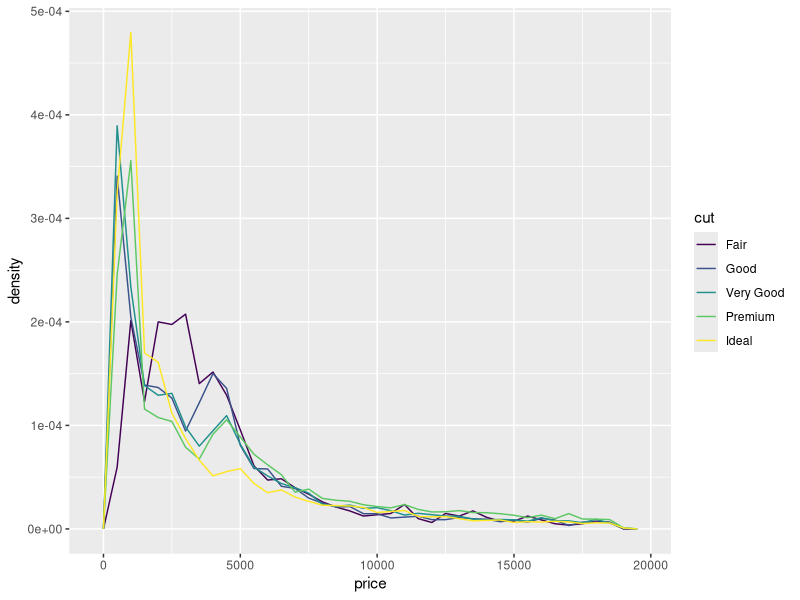
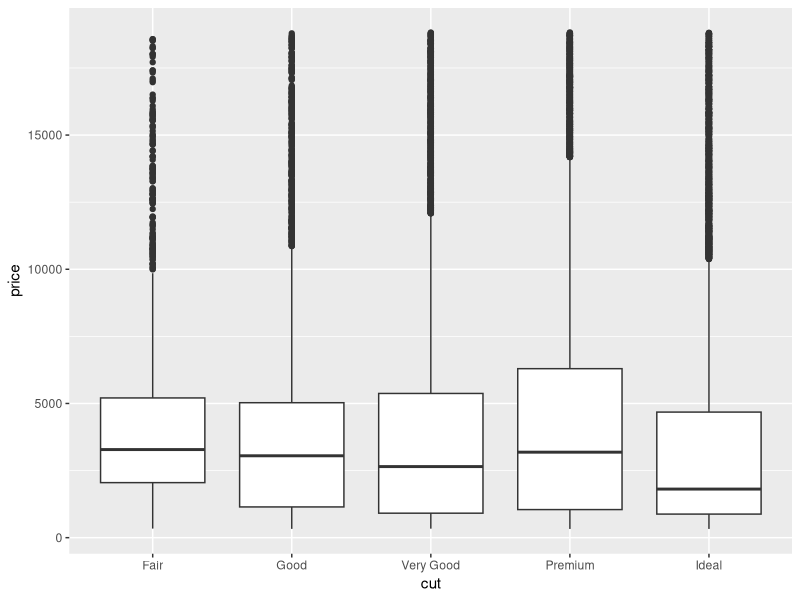
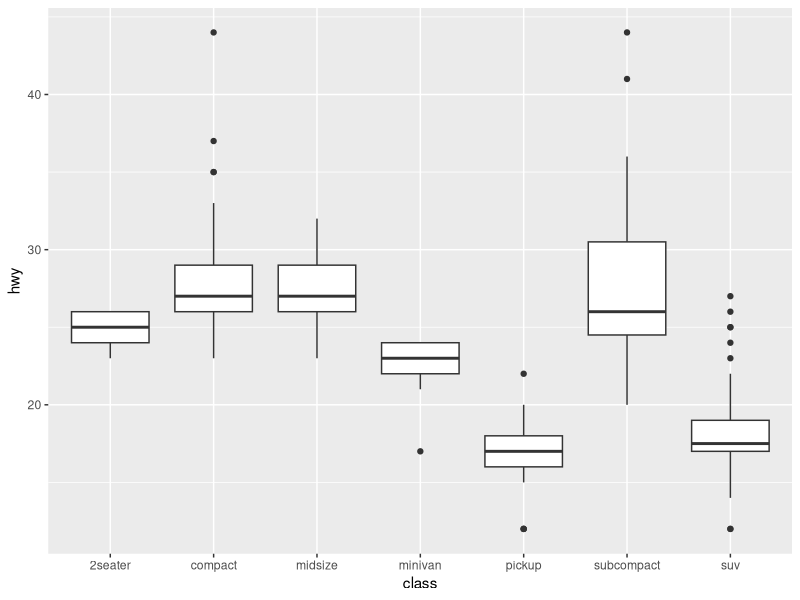
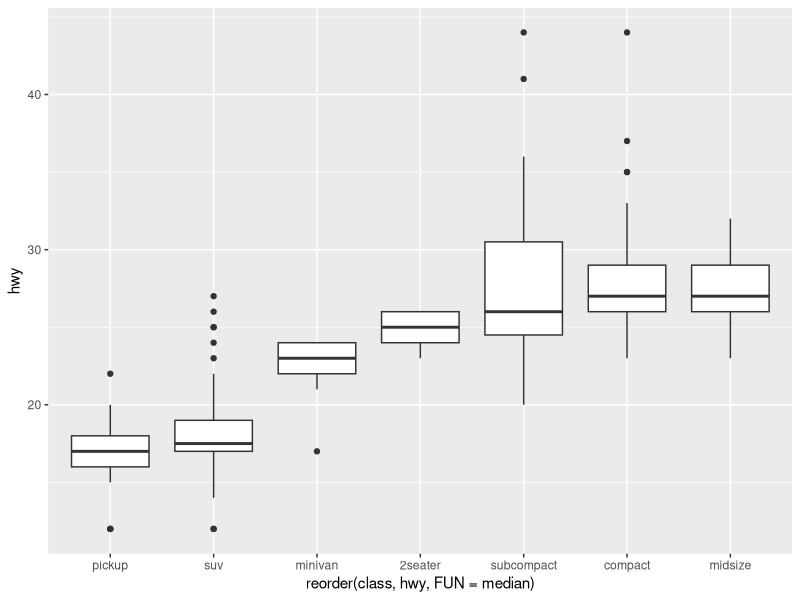
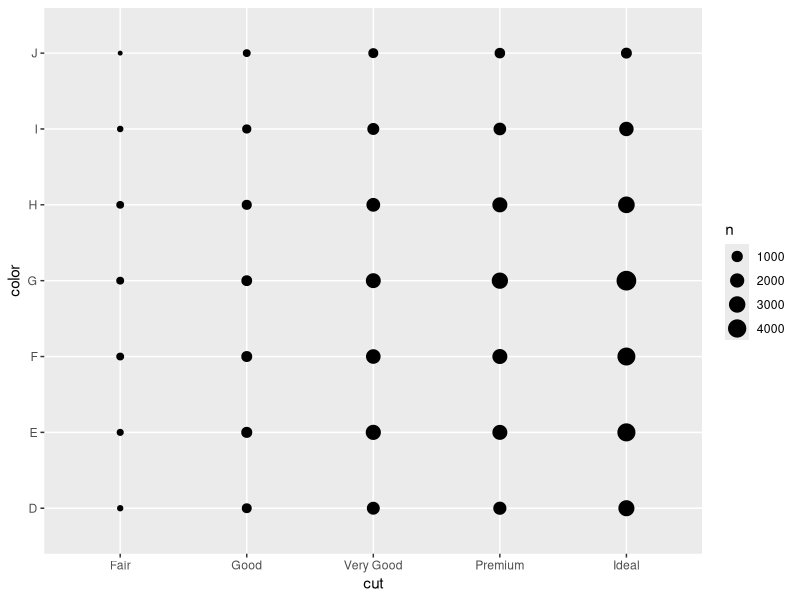
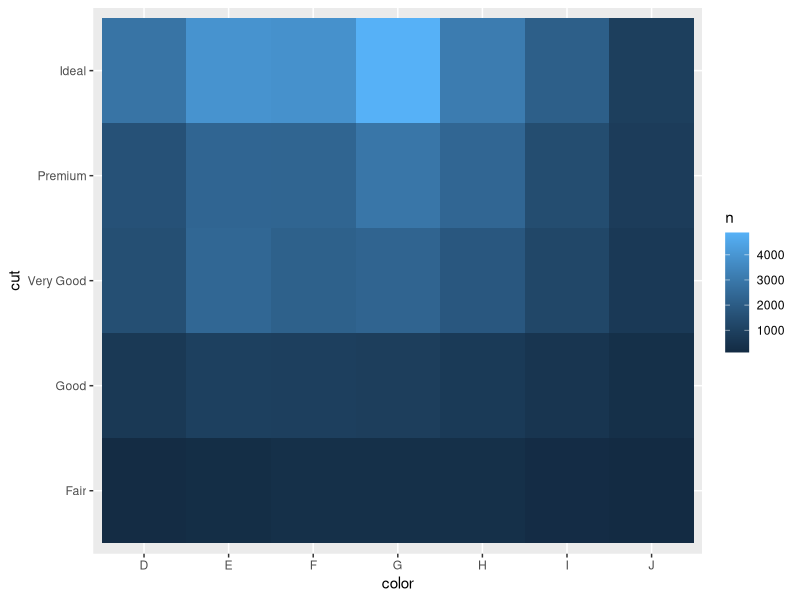
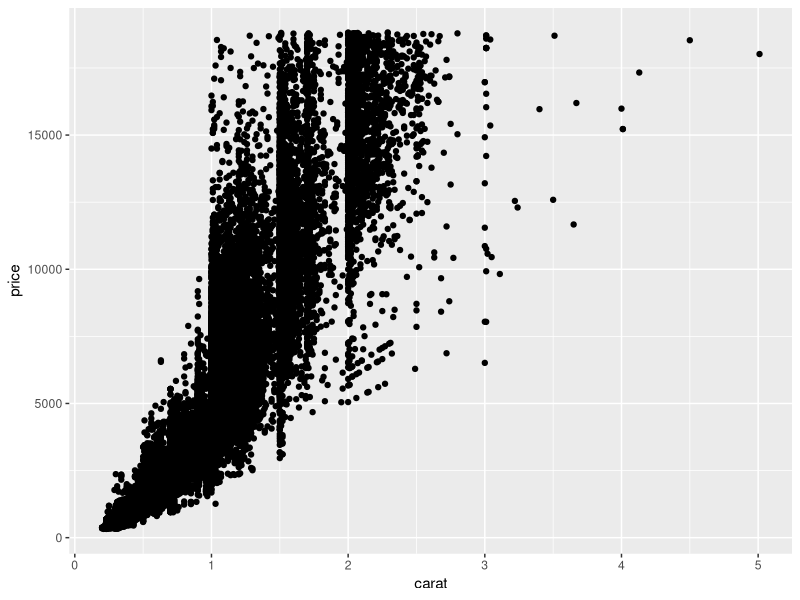
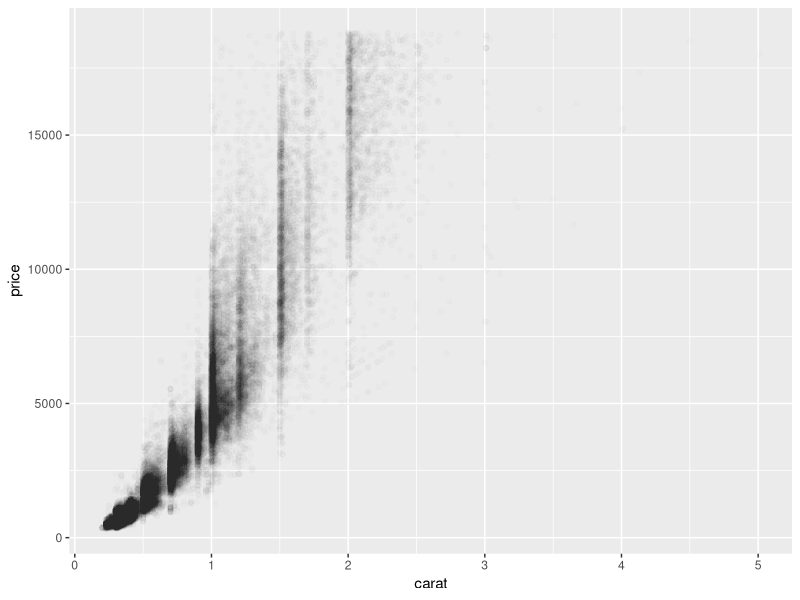

Source code (R) for these figures, in order: (Note: this script raises an error after producing the figures.)
##############################################################################
######   Exploratory Data Analysis Pt 2
######   This assignment uses code and questions from 
######   Chapter 7 of R for Data Science 
##############################################################################



## If variation describes the behavior within a variable, covariation 
## describes the behavior between variables. One useful way to spot
## covariation is to visualize the relationship between two variables.
## We will go over some techniques for visualizing covariation
## based on the types of variables that you have. 


##############################
## Categorical and Continuous
##############################

library(tidyverse)
data(diamonds)

## Let's look at the distribution of a continuous variable
## broken down by the values in a categorical variable. 

ggplot(data = diamonds, mapping = aes(x = price, y = ..density..)) + 
  geom_freqpoly(mapping = aes(color = cut), binwidth = 500)

## by choosing "density", we are not looking at the count of 
## observations of your variables, but rather the count
## standardized. This makes the values comparable when
## the number of observations for each possible value of your 
## variable varies widely.

## What's the relationship between quality and price
## based on this plot? 

## Let's also look at a boxplot:

ggplot(data = diamonds, mapping = aes(x = cut, y = price)) +
  geom_boxplot()

## This does a good job of ordering our categorical
## variable, but we can always do this with the 
## reorder() function. For example, load the mpg data 
## set. Then create a boxplot looking at the relationship 
## between class (categorical, x) and hwy (continuous, y)

data(mpg)

ggplot(data = mpg, mapping = aes(x = class, y = hwy)) +
  geom_boxplot()

## We can reorder the values of the categorical variable
## using the reorder() function to reorder based
## on the median of each value:
## x = reorder(class, hwy, FUN = median)
## Where the first value is the categorical variable,
## the second is the variable that we be used to reorder 
## your categorical variable, and the third is the method
## by which you want to order your variable.

ggplot(data = mpg, mapping = aes(x = reorder(class, hwy, FUN = median), y = hwy)) +
  geom_boxplot()


##############################
## Two Categorical Variables
##############################


## To visualize the covariation between categorical variables, 
## you’ll need to count the number of observations for each 
## combination. 

ggplot(data = diamonds) +
  geom_count(mapping = aes(x = cut, y = color))


##The size of each circle in the plot displays how 
## many observations occurred at each combination of values.
## Another approach is to compute the count with dplyr:


diamonds %>% 
  count(color, cut) %>%
  print(n=Inf)

## Then visualise with geom_tile() and the fill aesthetic:
## Heat map


diamonds %>% 
  count(color, cut) %>%  
  ggplot(mapping = aes(x = color, y = cut)) +
  geom_tile(mapping = aes(fill = n))



##############################
## Two Continuous Variables
##############################

## You already know the most common way to visualize the relationship
## between two continuous variables: create a scatter plot with 
## geom_point()

ggplot(data = diamonds) +
  geom_point(mapping = aes(x = carat, y = price))


## Keep in mind that scatter plots become less useful as the size of your 
## dataset grows, because points begin to overlap. 
## You can fix this problem using the alpha aesthetic to add transparency.

ggplot(data = diamonds) + 
  geom_point(mapping = aes(x = carat, y = price), alpha = 1 / 100)




##############################
## Practice
##############################


## Let's do some of this on our own!

data(airquality)

## Here's a tricky question! Recode the variable
## "Wind" so that values below 11 are coded as "not windy"
## and values 11 or above are coded as "windy".  
## Do this using pipes, mutate() and the ifelse() function that 
## we learned about last week. 


airquality <- airquality %>%
  mutate(Wind_dichot = ifelse(Wind>=11,"Windy","Not Windy"))

table(airquality$Wind_dichot,airquality$Wind)



## Now do something similar with the Temp variable.
## Code values above 85 as "hot" and values less than
## or equal to 85 as "not hot".




## Now visualize the relationship between Wind and 
## Solar.R


ggplot(data = airquality, mapping = aes(x = Solar.R, y = ..density..))+
  geom_freqpoly(mapping = aes(color = Wind_dichot), binwidth=25)

ggplot(data = airquality, mapping = aes(x = Wind_dichot, y = Solar.R))+
  geom_boxplot()


## Finally, visualize the relationship between 
## Solar.R and Ozone.

ggplot(data = airquality) +
  geom_point(mapping = aes(x = Solor.R, y = Ozone))



## We can also look at correlation coefficients
## between our variables: 

cor(na.omit(airquality[,1:4]))

